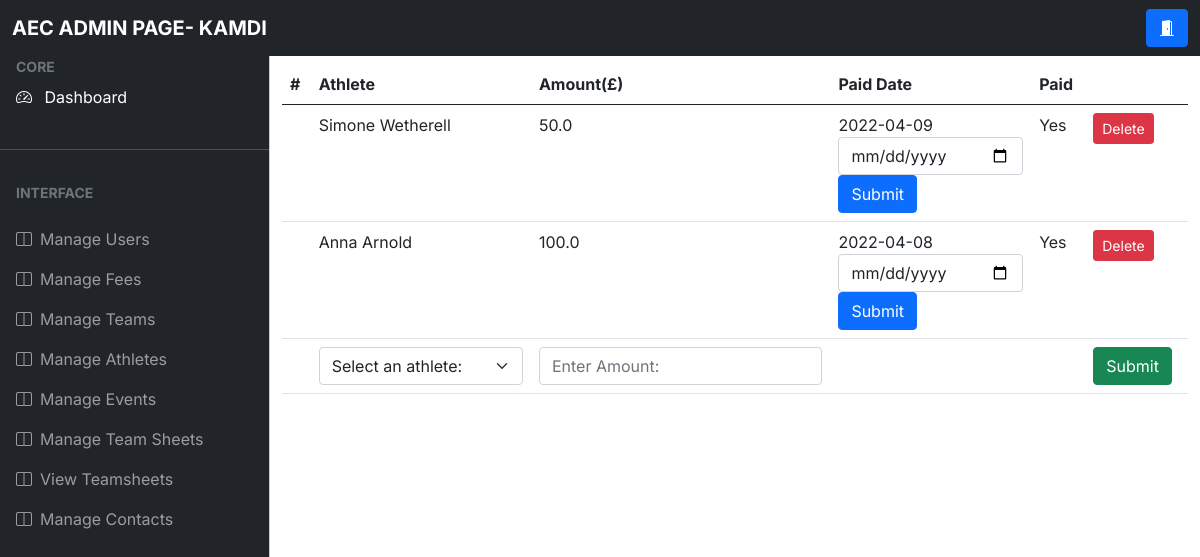
/fees (signed in), run on an earlier commit of the app's database.
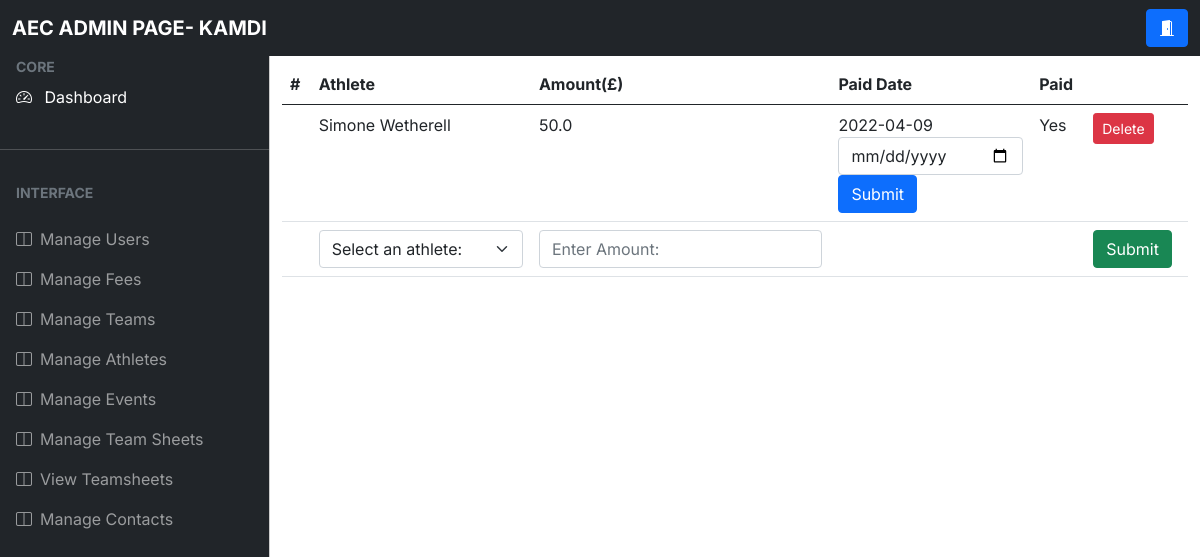
And on a later commit of the database.
### app.py (models this page shows, shortened)
class User(db.Model, UserMixin):
    __tablename__="User"
    id = db.Column(db.Integer, primary_key = True)
    firstName = db.Column(db.String(50),nullable = False)
    surname = db.Column(db.String(50), nullable = False)
    dob = db.Column(db.DateTime, nullable = False)
    start_date = db.Column(db.DateTime, nullable = True, default=date.today())
    email = db.Column(db.String(70), nullable = False)
    password = db.Column(db.String(255), nullable = False)
    usertype = db.Column(db.Integer, default = -1)
    verified = db.Column(db.Integer, default = 0)
    def get_id(self):
        return self.id
    def get_first_name(self):
        return self.firstName
    def get_surname(self):
        return self.surname
    def get_usertype(self):
        return self.usertype
    def get_verified(self):
        return self.verified

class Fees(db.Model):
    __tablename__ = "fees"
    fees_id = db.Column(db.Integer, primary_key= True)
    athlete_id = db.Column(db.Integer)
    amount = db.Column(db.Float, nullable = False)
    paid_date = db.Column(db.DateTime, nullable = True)
    paid = db.Column(db.Integer, default=0)

### app.py (the view)
@app.route('/fees')#complete
@login_required
def view_fees():
    if current_user.get_usertype() not in [0,1,2,3] or current_user.get_verified() != 1:
        return render_template('error.html',error="You are not authorised to view this page")
    if -1< current_user.get_usertype() < 3:
        query = db.engine.execute('SELECT fees.fees_id, fees.amount, fees.paid_date, fees.paid FROM fees WHERE fees.athlete_id = {} ORDER BY fees.paid_date DESC'.format(current_user.id))
        fees={}
        for fee in query:
            fee = Fees.query.filter_by(fees_id = fee[0]).first()
            if fee.get_paid() != 1:
                fees[fee.get_fees_id()] = [fee.get_amount(),'N/A',"No",fee.get_paid()]
            else:
                paiddate = fee.get_paid_date()
                paiddate = ("-").join(paiddate)
                fees[fee.get_fees_id()] = [fee.get_amount(),paiddate,"Yes",fee.get_paid()]
        return render_template('fees.html', fees=fees)
    elif current_user.get_usertype() == 3:
        users = db.engine.execute('SELECT id FROM user')
        athletes = {}
        for athlete in users:
            athlete = User.query.filter_by(id = athlete[0]).first()
            athletes[athlete.get_id()] = [athlete.get_first_name()+ " "+ athlete.get_surname()]
        query = db.engine.execute('SELECT fees.fees_id, user.firstName, user.surname, fees.amount, fees.paid_date, fees.paid FROM fees, user WHERE user.id = fees.athlete_id ORDER BY fees.paid_date DESC')
        return render_template('adminfees.html', fees=query, athletes=athletes)

### app.py (called while the page is built)
@login_manager.user_loader
def load_user(user_id):
    return User.query.get(user_id)

### templates/adminfees.html (shortened to what this page needs)
<!DOCTYPE html>
<html lang="en">
  <head>
    <link rel="stylesheet" href="static\css\admin\bootstrap.min.css" />
    <link
      rel="stylesheet"
      href="https://cdn.jsdelivr.net/npm/bootstrap-icons@1.4.1/font/bootstrap-icons.css"
    />
    <link rel="stylesheet" href="static\css\admin\bootstrap.min.css" />
    <link rel="stylesheet" href="static\css\admin\style.css" />
  </head>
    <nav class="navbar navbar-expand-lg navbar-dark bg-dark fixed-top">
      <div class="container-fluid">
        <a
          class="navbar-brand me-auto ms-lg-0 ms-3 text-uppercase fw-bold"
          >AEC ADMIN PAGE- {{ current_user.firstName }}</a
        >
        <div class="collapse navbar-collapse" id="topNavBar">
          <form class="d-flex ms-auto my-3 my-lg-0">
            <div class="input-group">
              <a href ="{{ url_for('logout') }}" class="btn btn-primary">
                <i class="bi bi-door-open-fill"></i>
            </a>
            </div>
          </form>
        </div>
      </div>
    </nav>
    <div
    class="offcanvas offcanvas-start sidebar-nav bg-dark"
    tabindex="-1"
    id="sidebar"
  >
    <div class="offcanvas-body p-0">
      <nav class="navbar-dark">
        <ul class="navbar-nav">
          <li>
            <div class="text-muted small fw-bold text-uppercase px-3">
              CORE
            </div>
          </li>
          <li>
            <a href="{{ url_for('admin') }}" class="nav-link px-3 active">
              <span class="me-2"><i class="bi bi-speedometer2" ></i></span>
              <span>Dashboard</span>
            </a>
          </li>
          <li class="my-4"><hr class="dropdown-divider bg-light" /></li>
          <li>
            <div class="text-muted small fw-bold text-uppercase px-3 mb-3">
              Interface
            </div>
          </li>
          <li>
            <a
              class="nav-link px-3 sidebar-link"
              href="{{ url_for('verify_users') }}"
            >
              <span class="me-2"><i class="bi bi-layout-split"></i></span>
              <span>Manage Users</span>
            </a>
            <a
            class="nav-link px-3 sidebar-link"
            href="{{ url_for('view_fees') }}"
          >
            <span class="me-2"><i class="bi bi-layout-split"></i></span>
            <span>Manage Fees</span>
          </a>
          <a
          class="nav-link px-3 sidebar-link"
          href="{{ url_for('view_teams') }}"
        >
          <span class="me-2"><i class="bi bi-layout-split"></i></span>
          <span>Manage Teams</span>
        </a>
              <a
              class="nav-link px-3 sidebar-link"
              href="{{ url_for('view_athletes') }}"
            >
              <span class="me-2"><i class="bi bi-layout-split"></i></span>
              <span>Manage Athletes</span>
            </a>
            <a
            class="nav-link px-3 sidebar-link"
            href="{{ url_for('view_events') }}"
          >
            <span class="me-2"><i class="bi bi-layout-split"></i></span>
            <span>Manage Events</span>
          </a>
          <a
          class="nav-link px-3 sidebar-link"
          href="{{ url_for('create_teamsheet') }}"
        >
          <span class="me-2"><i class="bi bi-layout-split"></i></span>
          <span>Manage Team Sheets</span>
        </a>
        <a
        class="nav-link px-3 sidebar-link"
        href="{{ url_for('view_teamsheet') }}"
      >
        <span class="me-2"><i class="bi bi-layout-split"></i></span>
        <span>View Teamsheets</span>
      </a>
      <a
      class="nav-link px-3 sidebar-link"
      href="{{ url_for('view_contacts') }}"
    >
      <span class="me-2"><i class="bi bi-layout-split"></i></span>
      <span>Manage Contacts</span>
    </a>
          </li>
        </ul>
      </nav>
    </div>
  </div>
    <main class="mt-5 pt-3">
      <div class="container-fluid">
        <table class="table">
          <thead>
            <tr>
              <th scope="col">#</th>
              <th scope="col">Athlete</th>
              <th scope="col">Amount(£)</th>
              <th scope="col">Paid Date</th>
              <th scope= "col">Paid</th>
              <th></th>
            </tr>
          </thead>
          <tbody>
            {% for fee in fees %}
            <tr>
              <th scope="row"></th>
              <td>{{fee[1] + " " + fee[2]}}</td>
              <td>{{fee[3]}}
              </td>
              <td>{{fee[4]}}
                <form method="POST"action="{{url_for('set_fees_date')}}">
                  <div class= "form-group">
                    <input
                    type="date"
                    class="form-control"
                    id="paidDate"
                    name="paidDate_{{ fee[0] }}"
                    placeholder="Enter Paid Date: "
                    />
                    <input class="btn btn-primary" type="submit" value="Submit">
                </form>
              </td>
              {% if fee[5] == 1%}
                <td>Yes</td>
              {% else %}
                <td>No</td>
              {% endif %}
              <td><a type="Submit" class="btn btn-danger btn-sm" href= "{{url_for('delete_fees', feeid=fee[0])}}">Delete</a></td>
            </tr>
            {% endfor %}
            <tr>
              <td>
              </td>
              <td>
            <form method = 'POST' action="{{url_for('create_fees')}}">
                <select class="form-select" aria-label="Default select example" name="athlete", id= "athlete">
                  <option selected>Select an athlete: </option>
                </select>
              </td>
              <td>
                <div class= "form-group">
                  <input
                  type="text"
                  class="form-control"
                  id="amount"
                  name="amount"
                  placeholder="Enter Amount: "
                  />
              </td>
              <td></td>
              <td></td>
              <td><input class="btn btn-success" type="submit" value="Submit"></td>
              </tr>
          </tbody>
        </table>
      </div>
    </main>
  </body>
</html>

### static/css/admin/style.css (style rules this page uses)
:root { --offcanvas-width: 270px; --topNavbarHeight: 56px; }
.sidebar-nav { width: var(--offcanvas-width); }
.sidebar-link { display: flex; align-items: center; }
@media (min-width: 992px) { main { margin-left: var(--offcanvas-width); } }
@media (min-width: 992px) { .sidebar-nav { -webkit-transform: none; transform: none; visibility: visible !important; height: calc(100% - var(--topNavbarHeight)); top: var(--topNavbarHeight); } }

What changed in the data, as far as the page shows it:
removed Fees: surname "Anna Arnold", amount "100.0", paid_date "2022-04-08", paid "Yes"
